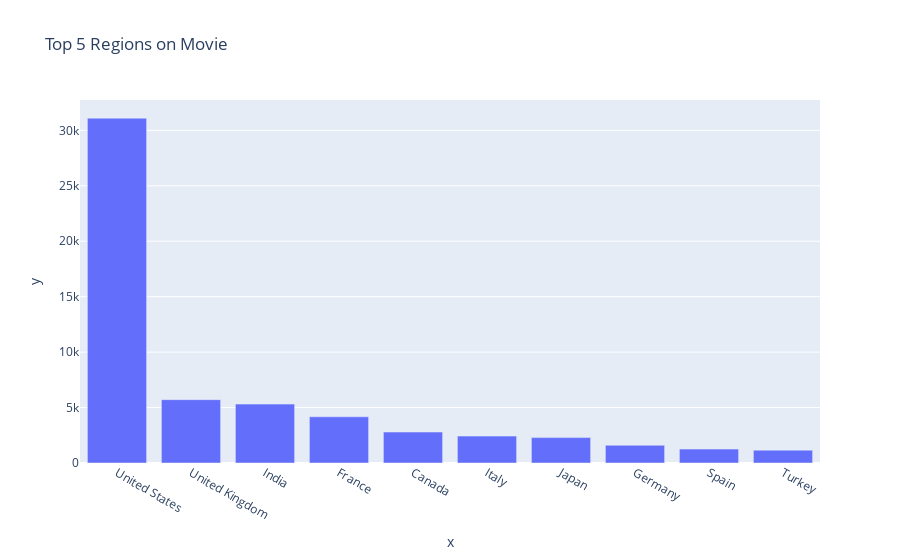
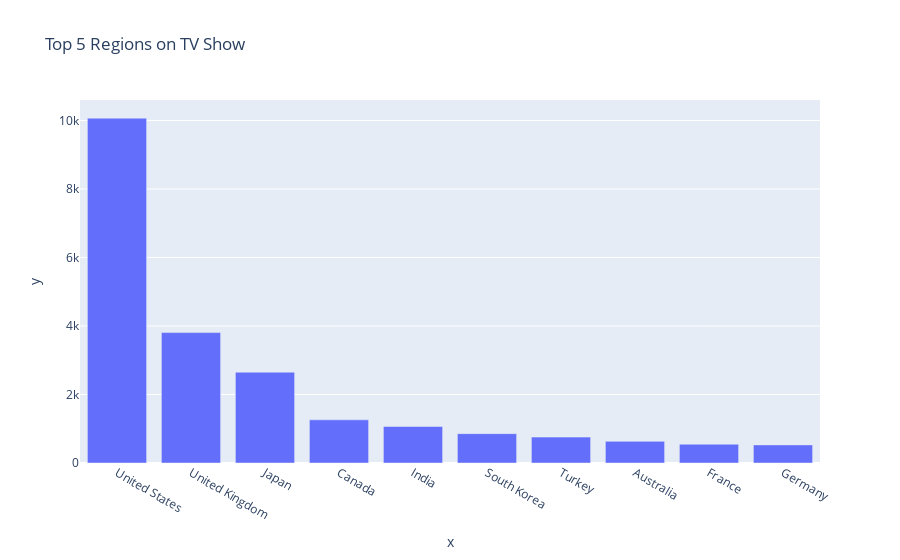

Here is the notebook cell these charts were saved with, in order:
### Markdown cell above
In all Movies and TV Shows, US has the most number of Movies and TV Shows followed by UK, India

### Code cell
#different region count on movie
id[id['contentType']=='movie']['region'].value_counts()

#diffenrent region count on tv show
id[id['contentType']=='tvSeries']['region'].value_counts()

#bar chart for top 5 regions on movie
fig = px.bar(id[id['contentType']=='movie']['region'].value_counts().head(10), x=id[id['contentType']=='movie']['region'].value_counts().head(10).index, y=id[id['contentType']=='movie']['region'].value_counts().head(10), title='Top 5 Regions on Movie')
fig.show()

#bar chart for top 5 regions on tv show
fig = px.bar(id[id['contentType']=='tvSeries']['region'].value_counts().head(10), x=id[id['contentType']=='tvSeries']['region'].value_counts().head(10).index, y=id[id['contentType']=='tvSeries']['region'].value_counts().head(10), title='Top 5 Regions on TV Show')
fig.show()

### Figure 1 — Plotly figure (JSON) as saved in the notebook; plotly's stock layout.template omitted (floating-point values rounded to 4 significant figures)
{"data": [{"alignmentgroup": "True", "hovertemplate": "x=%{x}<br>y=%{y}<extra></extra>", "legendgroup": "", "marker": {"color": "#636efa", "pattern": {"shape": ""}}, "name": "", "offsetgroup": "", "orientation": "v", "showlegend": false, "textposition": "auto", "type": "bar", "x": ["United States", "United Kingdom", "India", "France", "Canada", "Italy", "Japan", "Germany", "Spain", "Turkey"], "xaxis": "x", "y": [31100, 5711, 5310, 4167, 2789, 2424, 2289, 1598, 1255, 1159], "yaxis": "y"}], "layout": {"barmode": "relative", "legend": {"tracegroupgap": 0}, "title": {"text": "Top 5 Regions on Movie"}, "xaxis": {"anchor": "y", "domain": [0, 1], "title": {"text": "x"}}, "yaxis": {"anchor": "x", "domain": [0, 1], "title": {"text": "y"}}}}

### Figure 2 — Plotly figure (JSON) as saved in the notebook; plotly's stock layout.template omitted (floating-point values rounded to 4 significant figures)
{"data": [{"alignmentgroup": "True", "hovertemplate": "x=%{x}<br>y=%{y}<extra></extra>", "legendgroup": "", "marker": {"color": "#636efa", "pattern": {"shape": ""}}, "name": "", "offsetgroup": "", "orientation": "v", "showlegend": false, "textposition": "auto", "type": "bar", "x": ["United States", "United Kingdom", "Japan", "Canada", "India", "South Korea", "Turkey", "Australia", "France", "Germany"], "xaxis": "x", "y": [10068, 3807, 2651, 1260, 1066, 857, 756, 632, 548, 529], "yaxis": "y"}], "layout": {"barmode": "relative", "legend": {"tracegroupgap": 0}, "title": {"text": "Top 5 Regions on TV Show"}, "xaxis": {"anchor": "y", "domain": [0, 1], "title": {"text": "x"}}, "yaxis": {"anchor": "x", "domain": [0, 1], "title": {"text": "y"}}}}
